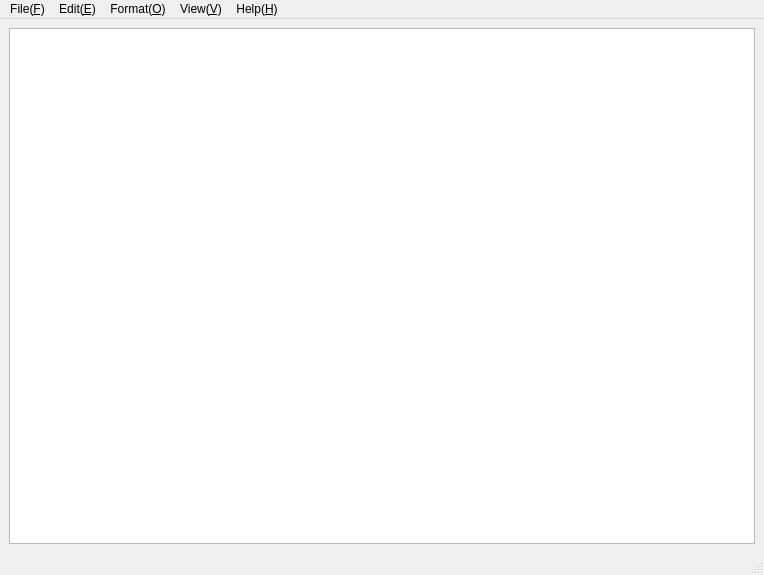
<?xml version="1.0" encoding="UTF-8"?>
<ui version="4.0">
 <class>MainWindow</class>
 <widget class="QMainWindow" name="MainWindow">
  <property name="geometry">
   <rect>
    <x>0</x>
    <y>0</y>
    <width>764</width>
    <height>575</height>
   </rect>
  </property>
  <property name="windowTitle">
   <string>MainWindow</string>
  </property>
  <widget class="QWidget" name="centralwidget">
   <layout class="QGridLayout" name="gridLayout">
    <item row="0" column="0">
     <widget class="QPlainTextEdit" name="plainTextEdit"/>
    </item>
   </layout>
  </widget>
  <widget class="QMenuBar" name="menubar">
   <property name="geometry">
    <rect>
     <x>0</x>
     <y>0</y>
     <width>764</width>
     <height>22</height>
    </rect>
   </property>
   <widget class="QMenu" name="menu_F">
    <property name="title">
     <string>File(&amp;F)</string>
    </property>
    <addaction name="action_N"/>
    <addaction name="action_W"/>
    <addaction name="action_O"/>
    <addaction name="action_S"/>
    <addaction name="action_A"/>
    <addaction name="separator"/>
    <addaction name="action_U"/>
    <addaction name="action_P"/>
    <addaction name="separator"/>
    <addaction name="action_X"/>
   </widget>
   <widget class="QMenu" name="menu_E">
    <property name="title">
     <string>Edit(&amp;E)</string>
    </property>
    <addaction name="action_U_2"/>
    <addaction name="separator"/>
    <addaction name="action_T"/>
    <addaction name="action_C"/>
    <addaction name="action_P_2"/>
    <addaction name="action_L"/>
    <addaction name="separator"/>
    <addaction name="actionBing_S"/>
    <addaction name="action_F"/>
    <addaction name="action_N_2"/>
    <addaction name="action_V"/>
    <addaction name="action_R"/>
    <addaction name="action_G"/>
    <addaction name="separator"/>
    <addaction name="action_A_2"/>
    <addaction name="action_D"/>
   </widget>
   <widget class="QMenu" name="menu_O">
    <property name="title">
     <string>Format(&amp;O)</string>
    </property>
    <addaction name="action_W_2"/>
    <addaction name="action_F_2"/>
   </widget>
   <widget class="QMenu" name="menu_V">
    <property name="title">
     <string>View(&amp;V)</string>
    </property>
    <widget class="QMenu" name="menu">
     <property name="title">
      <string>Zoom In/Zoom Out</string>
     </property>
     <addaction name="action_I"/>
     <addaction name="action_O_2"/>
     <addaction name="action_7"/>
    </widget>
    <addaction name="menu"/>
    <addaction name="action_S_2"/>
   </widget>
   <widget class="QMenu" name="menu_H">
    <property name="title">
     <string>Help(&amp;H)</string>
    </property>
    <addaction name="action_H"/>
    <addaction name="action_F_3"/>
    <addaction name="separator"/>
    <addaction name="action_A_3"/>
   </widget>
   <addaction name="menu_F"/>
   <addaction name="menu_E"/>
   <addaction name="menu_O"/>
   <addaction name="menu_V"/>
   <addaction name="menu_H"/>
  </widget>
  <widget class="QStatusBar" name="statusbar"/>
  <action name="action_N">
   <property name="text">
    <string>New File(&amp;N)</string>
   </property>
  </action>
  <action name="action_W">
   <property name="text">
    <string>New Window(&amp;W)</string>
   </property>
  </action>
  <action name="action_O">
   <property name="text">
    <string>Open(&amp;O)...</string>
   </property>
  </action>
  <action name="action_S">
   <property name="text">
    <string>Save(&amp;S)</string>
   </property>
  </action>
  <action name="action_A">
   <property name="text">
    <string>Save as a new(&amp;A)...</string>
   </property>
  </action>
  <action name="action_U">
   <property name="text">
    <string>Page Setting(&amp;U)...</string>
   </property>
  </action>
  <action name="action_P">
   <property name="text">
    <string>Print(&amp;P)...</string>
   </property>
  </action>
  <action name="action_X">
   <property name="text">
    <string>Exit(&amp;X)</string>
   </property>
  </action>
  <action name="action_S_2">
   <property name="checkable">
    <bool>true</bool>
   </property>
   <property name="text">
    <string>Status bar(&amp;S)</string>
   </property>
  </action>
  <action name="action_U_2">
   <property name="text">
    <string>Undo(&amp;U)</string>
   </property>
  </action>
  <action name="action_T">
   <property name="text">
    <string>Cut(&amp;T)</string>
   </property>
  </action>
  <action name="action_C">
   <property name="text">
    <string>Copy(&amp;C)</string>
   </property>
  </action>
  <action name="action_P_2">
   <property name="text">
    <string>Paste(&amp;P)</string>
   </property>
  </action>
  <action name="action_L">
   <property name="text">
    <string>Delete(&amp;L)</string>
   </property>
  </action>
  <action name="actionBing_S">
   <property name="text">
    <string>Search in Bing(&amp;S)...</string>
   </property>
  </action>
  <action name="action_F">
   <property name="text">
    <string>Find(&amp;F)...</string>
   </property>
  </action>
  <action name="action_N_2">
   <property name="text">
    <string>Find next(&amp;N)</string>
   </property>
  </action>
  <action name="action_V">
   <property name="text">
    <string>Find privious(&amp;V)</string>
   </property>
  </action>
  <action name="action_R">
   <property name="text">
    <string>Change(&amp;R)...</string>
   </property>
  </action>
  <action name="action_G">
   <property name="text">
    <string>Move(&amp;G)...</string>
   </property>
  </action>
  <action name="action_A_2">
   <property name="text">
    <string>Select all(&amp;A)</string>
   </property>
  </action>
  <action name="action_D">
   <property name="text">
    <string>Time/Date(&amp;D)</string>
   </property>
  </action>
  <action name="action_W_2">
   <property name="text">
    <string>Auto Line Change(&amp;W)</string>
   </property>
  </action>
  <action name="action_F_2">
   <property name="text">
    <string>Font(&amp;F)...</string>
   </property>
  </action>
  <action name="action_I">
   <property name="text">
    <string>Zoom in(&amp;I)</string>
   </property>
  </action>
  <action name="action_O_2">
   <property name="text">
    <string>Zoom out(&amp;O)</string>
   </property>
  </action>
  <action name="action_7">
   <property name="text">
    <string>Zoom defult</string>
   </property>
  </action>
  <action name="action_H">
   <property name="text">
    <string>View help(&amp;H)</string>
   </property>
  </action>
  <action name="action_F_3">
   <property name="text">
    <string>Send Feedback(&amp;F)</string>
   </property>
  </action>
  <action name="action_A_3">
   <property name="text">
    <string>About Notepad(&amp;A)</string>
   </property>
  </action>
 </widget>
 <resources/>
 <connections>
  <connection>
   <sender>action_X</sender>
   <signal>triggered()</signal>
   <receiver>MainWindow</receiver>
   <slot>close()</slot>
   <hints>
    <hint type="sourcelabel">
     <x>-1</x>
     <y>-1</y>
    </hint>
    <hint type="destinationlabel">
     <x>153</x>
     <y>175</y>
    </hint>
   </hints>
  </connection>
 </connections>
</ui>
